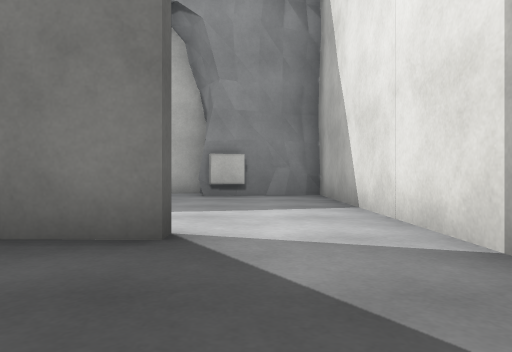
view 1 (above)

21 first-person views from a walk through a scene from a Unity 3-D project. The camera is 0.49 m above the floor, looks level and sees 70° across. The floor is counted in squares, 1 m on a side. Each view is taken from the middle of a square. On the plan, view 1 faces up. The plan holds only what a view shows up to about 9 squares ahead; the rest is blank. The place goes on beyond the plan. The player is left out. Surface patterns are stand-ins for the level's own textures.

view 2
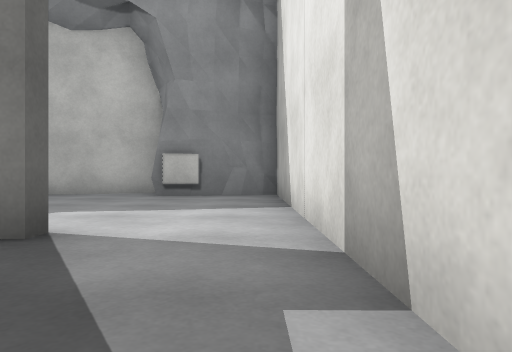

view 3
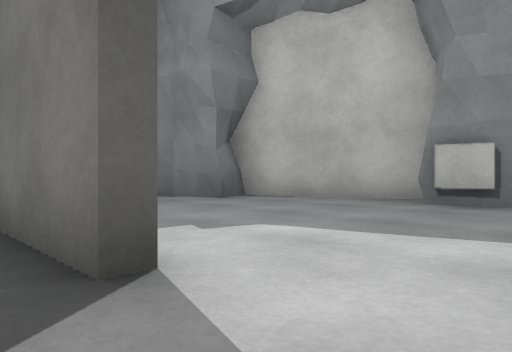

view 4
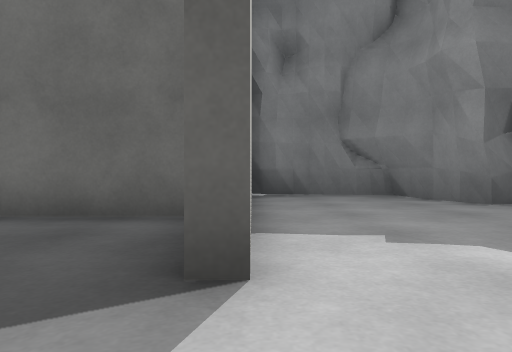

view 5
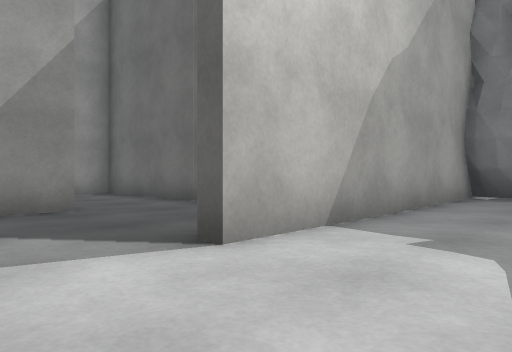

view 6
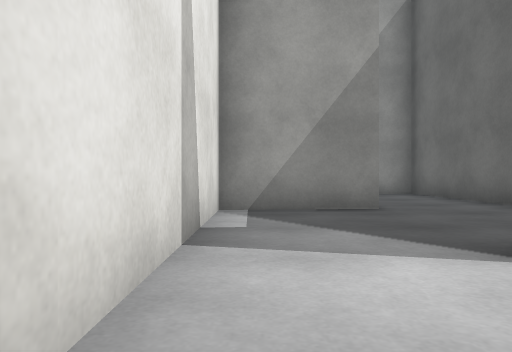

view 7
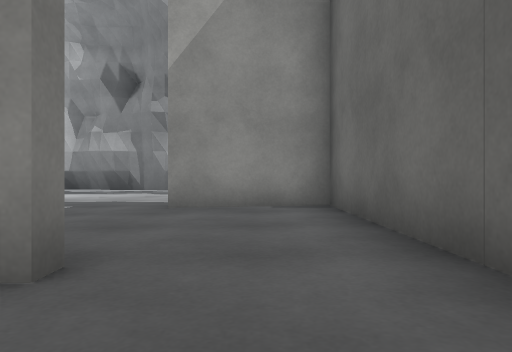

view 8
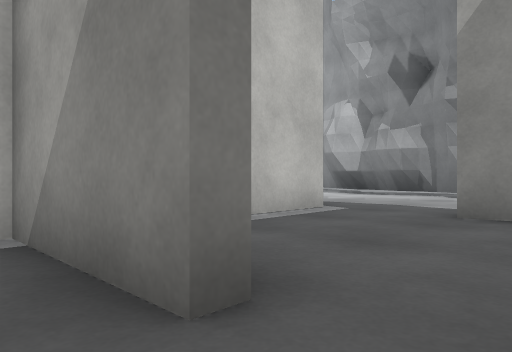

view 9
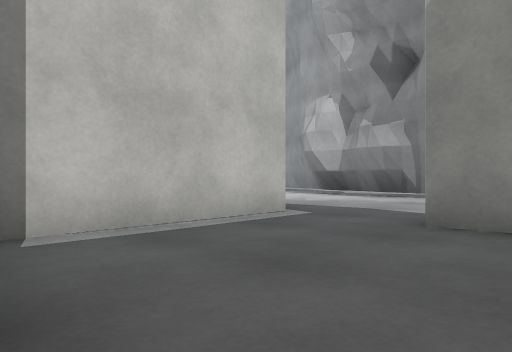

view 10
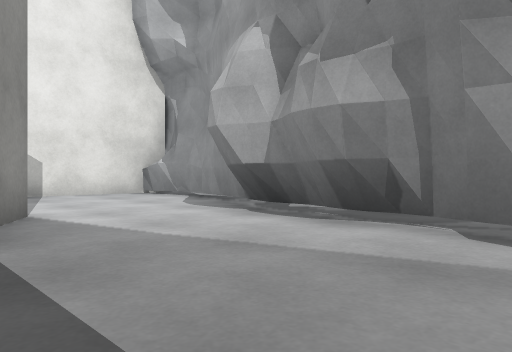

view 11
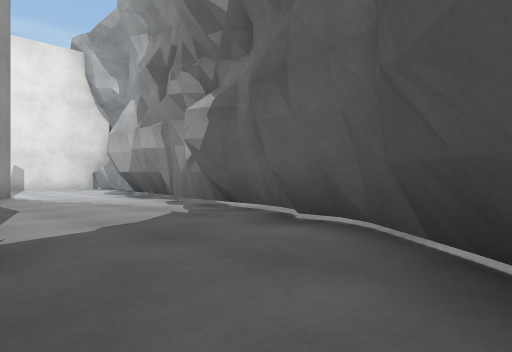

view 12
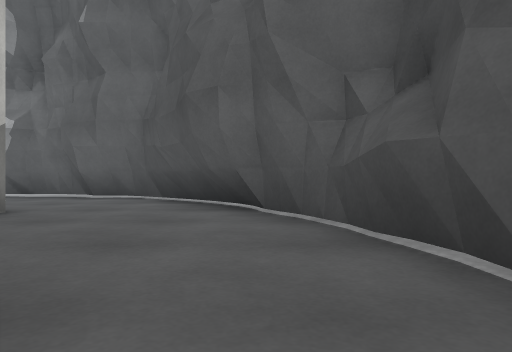

view 13
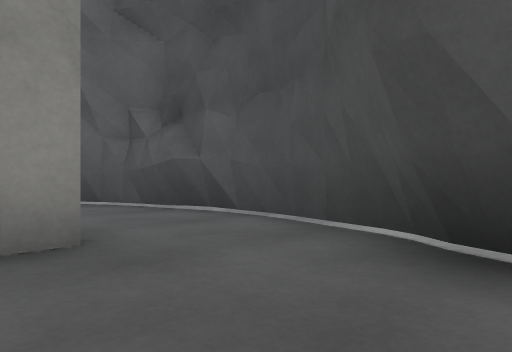

view 14
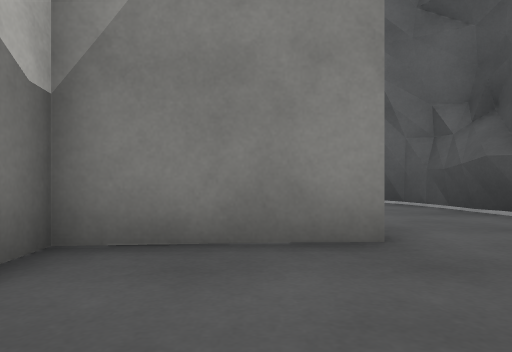

view 15
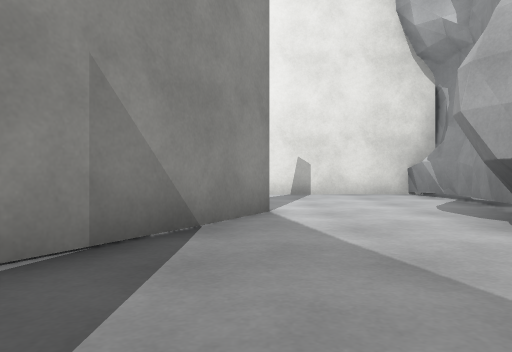

view 16
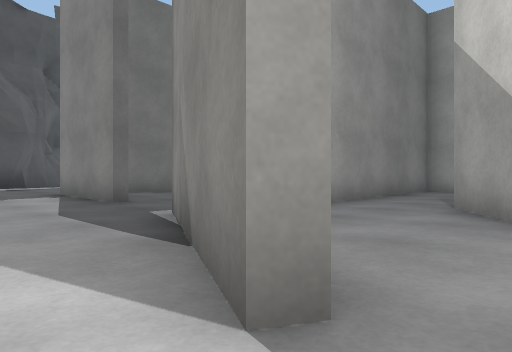

view 17
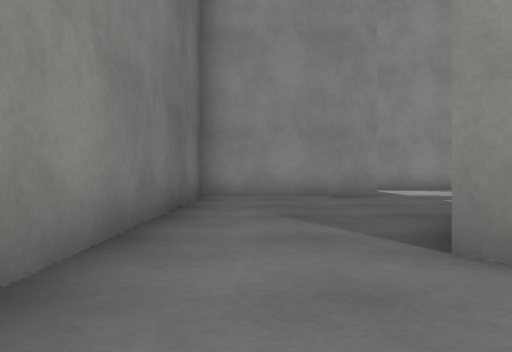

view 18
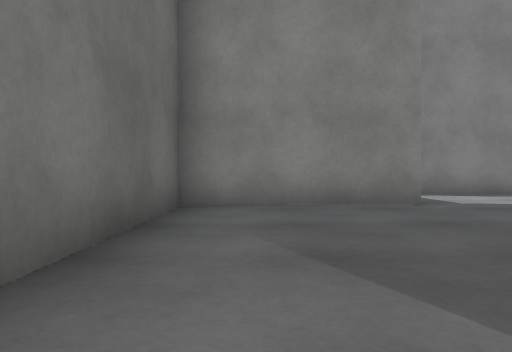

view 19
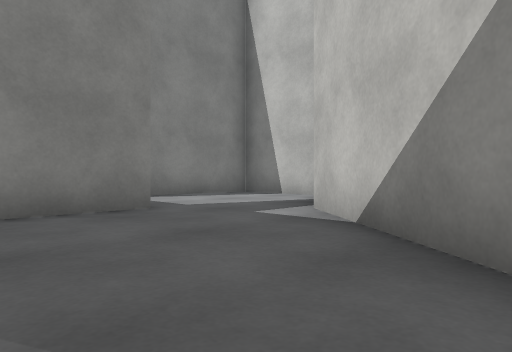

view 20
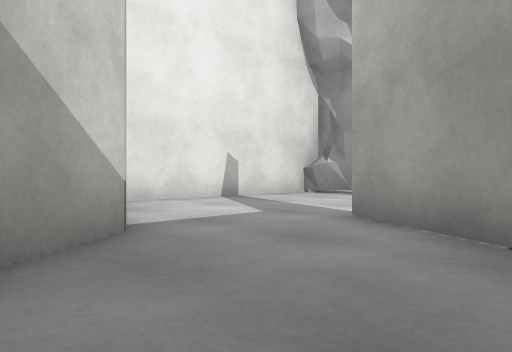

view 21
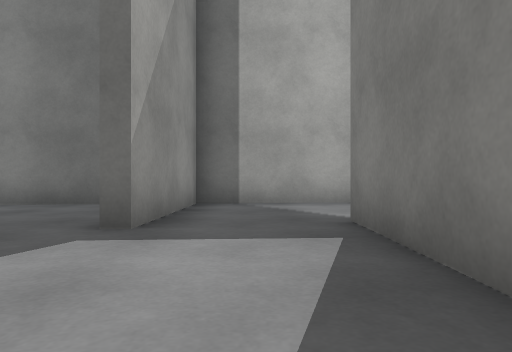

### Floor plan
Key: @ floor where view 1 was taken; # wall or solid block; . main floor; : floor 0.05 m higher than the main floor; - floor 0.05 m lower than the main floor; _ floor 0.1 m lower than the main floor; O other object.
Columns run from 8 left of view 1 to 10 right of it. Each row starts with its distance up from view 1.
  9      ######
  8    ###.O#.#
  7   ##......#.
  6  ##.......#..######
  5  #........#.......#
  4  #.......-####....#
  3 :#######--#-.....
  2 .#.. #.---#--..#
  1 ##...#----#---##
  0 #....#--@-#---#
 -1 #..###--###--##
 -2 #... #----#--#
 -3 #... #----#_-#
 -4 ##...#----#_-##
 -5 .#...###--#__--
 -6  .#...----###---.#
 -7   ##...----_##--.#
 -8    ###.---------.#
 -9     .####-------.#
-10       ..-#####--.#

Positions as (right, up) in squares from view 1, and headings:
1: (0, 0), facing up
2: (1, 0), facing up
3: (1, 2), facing up-left
4: (1, 3), facing left
5: (1, 5), facing down-left
6: (1, 5), facing down
7: (-2, 1), facing down
8: (-2, 0), facing down-right
9: (-2, -1), facing down-right
10: (0, -6), facing down-right
11: (-6, -5), facing down-right
12: (-7, 0), facing down
13: (-5, 2), facing down-left
14: (-5, 2), facing down
15: (0, -7), facing right
16: (6, -8), facing up-left
17: (3, -4), facing up
18: (3, -2), facing up
19: (3, -1), facing up-right
20: (3, -3), facing down-right
21: (9, 5), facing left
